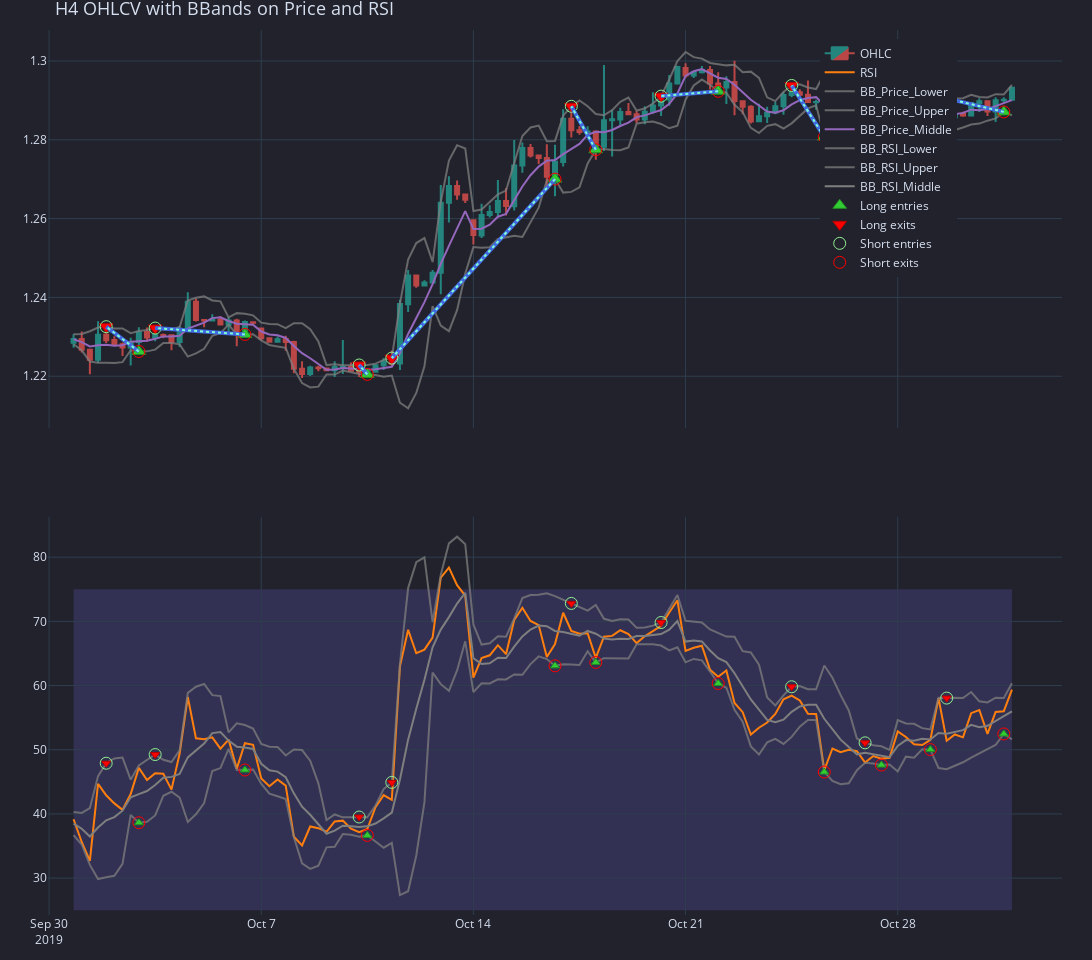

The code cell stored with this chart in its notebook:
### Code cell
slice_lower = '2019.10.01'
slice_higher = '2019.10.30'
fig = stacked_2bb_rsi_plot(slice_lower, slice_higher, h4_df, h4_rsi, 
                           h4_bbands, h4_bbands_rsi, 
                           clean_h4_long_entries, clean_h4_long_exits, 
                           clean_h4_short_entries, clean_h4_short_exits,
                           show_legend = True)

fig.show()

### Figure 1 — Plotly figure (JSON) as saved in the notebook; plotly's stock layout.template omitted (floating-point values rounded to 4 significant figures; data arrays with more than 128 entries replaced by an {"elided": "..."} marker saying what was removed)
{"data": [{"close": {"elided": "180 float values"}, "decreasing": {"fillcolor": "#ee534f", "line": {"color": "#ee534f"}}, "high": {"elided": "180 float values"}, "increasing": {"fillcolor": "#26a69a", "line": {"color": "#26a69a"}}, "low": {"elided": "180 float values"}, "name": "OHLC", "opacity": 0.75, "open": {"elided": "180 float values"}, "type": "candlestick", "uid": "7d80ab80-036c-4f70-b9ea-4a10eff60696", "x": {"elided": "180 str values"}, "xaxis": "x", "yaxis": "y"}, {"connectgaps": true, "name": "RSI", "showlegend": true, "type": "scatter", "uid": "af3a8472-3de7-4967-8da6-16f388f5c34e", "x": {"elided": "180 str values"}, "xaxis": "x2", "y": {"elided": "180 float values"}, "yaxis": "y2"}, {"connectgaps": true, "line": {"color": "rgba(127,127,127,0.7500)"}, "mode": "lines", "name": "BB_Price_Lower", "showlegend": true, "type": "scatter", "uid": "a86de8d8-b636-4c69-8e42-c52bfa222301", "x": {"elided": "180 str values"}, "xaxis": "x", "y": {"elided": "180 float values"}, "yaxis": "y"}, {"connectgaps": true, "fillcolor": "rgba(128, 128, 128, 0.2)", "line": {"color": "rgba(127,127,127,0.7500)"}, "mode": "lines", "name": "BB_Price_Upper", "showlegend": true, "type": "scatter", "uid": "49d824ea-0fc8-43a6-b6b8-7fec2c89c6ad", "x": {"elided": "180 str values"}, "xaxis": "x", "y": {"elided": "180 float values"}, "yaxis": "y"}, {"connectgaps": true, "mode": "lines", "name": "BB_Price_Middle", "showlegend": true, "type": "scatter", "uid": "3019fe8c-1406-492b-b176-f5116f71b34f", "x": {"elided": "180 str values"}, "xaxis": "x", "y": {"elided": "180 float values"}, "yaxis": "y"}, {"connectgaps": true, "line": {"color": "rgba(127,127,127,0.7500)"}, "mode": "lines", "name": "BB_RSI_Lower", "showlegend": true, "type": "scatter", "uid": "00256939-2973-4775-81e5-56e3f742c3ad", "x": {"elided": "180 str values"}, "xaxis": "x2", "y": {"elided": "180 float values"}, "yaxis": "y2"}, {"connectgaps": true, "fillcolor": "rgba(128, 128, 128, 0.2)", "line": {"color": "rgba(127,127,127,0.7500)"}, "mode": "lines", "name": "BB_RSI_Upper", "showlegend": true, "type": "scatter", "uid": "1d2b47fa-818a-4557-8ce6-e13ff9b2ff7e", "x": {"elided": "180 str values"}, "xaxis": "x2", "y": {"elided": "180 float values"}, "yaxis": "y2"}, {"connectgaps": true, "mode": "lines", "name": "BB_RSI_Middle", "showlegend": true, "type": "scatter", "uid": "f87206c3-099c-472f-95a5-d754385d845f", "x": {"elided": "180 str values"}, "xaxis": "x2", "y": {"elided": "180 float values"}, "yaxis": "y2"}, {"marker": {"color": "limegreen", "line": {"color": "rgb(34,143,34)", "width": 1}, "size": 12, "symbol": "triangle-up"}, "mode": "markers", "name": "Long entries", "showlegend": true, "type": "scatter", "uid": "6dbf122e-bee1-4f6c-942e-4e0b5dead4eb", "x": ["2019-10-02T08:00:00+00:00", "2019-10-04T12:00:00+00:00", "2019-10-09T16:00:00+00:00", "2019-10-16T04:00:00+00:00", "2019-10-17T00:00:00+00:00", "2019-10-22T04:00:00+00:00", "2019-10-24T08:00:00+00:00", "2019-10-25T12:00:00+00:00", "2019-10-29T04:00:00+00:00", "2019-10-30T16:00:00+00:00"], "y": [1.226, 1.231, 1.22, 1.27, 1.277, 1.292, 1.281, 1.282, 1.284, 1.287]}, {"marker": {"color": "red", "line": {"color": "rgb(178,0,0)", "width": 1}, "size": 12, "symbol": "triangle-down"}, "mode": "markers", "name": "Long exits", "showlegend": true, "type": "scatter", "uid": "6ee9cece-0a30-420d-aabc-0ade07e9aa3c", "x": ["2019-10-01T16:00:00+00:00", "2019-10-02T16:00:00+00:00", "2019-10-09T12:00:00+00:00", "2019-10-10T04:00:00+00:00", "2019-10-16T12:00:00+00:00", "2019-10-18T08:00:00+00:00", "2019-10-23T16:00:00+00:00", "2019-10-25T04:00:00+00:00", "2019-10-28T08:00:00+00:00", "2019-10-29T12:00:00+00:00"], "y": [1.233, 1.232, 1.223, 1.225, 1.288, 1.291, 1.294, 1.285, 1.287, 1.291]}, {"marker": {"color": "limegreen", "line": {"color": "rgb(34,143,34)", "width": 1}, "size": 8, "symbol": "triangle-up"}, "mode": "markers", "name": "Entries", "showlegend": false, "type": "scatter", "uid": "fd3ac0da-1b72-4433-9300-9ed48ce5ecb9", "x": ["2019-10-02T08:00:00+00:00", "2019-10-04T12:00:00+00:00", "2019-10-09T16:00:00+00:00", "2019-10-16T04:00:00+00:00", "2019-10-17T00:00:00+00:00", "2019-10-22T04:00:00+00:00", "2019-10-24T08:00:00+00:00", "2019-10-25T12:00:00+00:00", "2019-10-29T04:00:00+00:00", "2019-10-30T16:00:00+00:00"], "xaxis": "x2", "y": [38.63, 46.85, 36.65, 63.07, 63.61, 60.32, 46.53, 47.62, 50.02, 52.46], "yaxis": "y2"}, {"marker": {"color": "red", "line": {"color": "rgb(178,0,0)", "width": 1}, "size": 8, "symbol": "triangle-down"}, "mode": "markers", "name": "Exits", "showlegend": false, "type": "scatter", "uid": "69bd7d66-1933-4608-b1d4-29f47dceda2f", "x": ["2019-10-01T16:00:00+00:00", "2019-10-02T16:00:00+00:00", "2019-10-09T12:00:00+00:00", "2019-10-10T04:00:00+00:00", "2019-10-16T12:00:00+00:00", "2019-10-18T08:00:00+00:00", "2019-10-23T16:00:00+00:00", "2019-10-25T04:00:00+00:00", "2019-10-28T08:00:00+00:00", "2019-10-29T12:00:00+00:00"], "xaxis": "x2", "y": [47.9, 49.25, 39.51, 44.91, 72.8, 69.82, 59.81, 51.08, 53.26, 58.05], "yaxis": "y2"}, {"marker": {"color": "lightgreen", "line": {"color": "rgb(44,222,44)", "width": 1}, "size": 12, "symbol": "circle-open"}, "mode": "markers", "name": "Short entries", "showlegend": true, "type": "scatter", "uid": "cd2ef7b5-5af5-439a-8c15-ea6eed4138c5", "x": ["2019-10-01T16:00:00+00:00", "2019-10-02T16:00:00+00:00", "2019-10-09T12:00:00+00:00", "2019-10-10T04:00:00+00:00", "2019-10-16T12:00:00+00:00", "2019-10-18T08:00:00+00:00", "2019-10-23T16:00:00+00:00", "2019-10-25T04:00:00+00:00", "2019-10-28T08:00:00+00:00", "2019-10-29T12:00:00+00:00"], "y": [1.233, 1.232, 1.223, 1.225, 1.288, 1.291, 1.294, 1.285, 1.287, 1.291]}, {"marker": {"color": "red", "line": {"color": "rgb(178,0,0)", "width": 1}, "size": 12, "symbol": "circle-open"}, "mode": "markers", "name": "Short exits", "showlegend": true, "type": "scatter", "uid": "1f64fee1-b22a-4528-93de-d6539e7edfa0", "x": ["2019-10-02T08:00:00+00:00", "2019-10-04T12:00:00+00:00", "2019-10-09T16:00:00+00:00", "2019-10-16T04:00:00+00:00", "2019-10-17T00:00:00+00:00", "2019-10-22T04:00:00+00:00", "2019-10-24T08:00:00+00:00", "2019-10-25T12:00:00+00:00", "2019-10-29T04:00:00+00:00", "2019-10-30T16:00:00+00:00"], "y": [1.226, 1.231, 1.22, 1.27, 1.277, 1.292, 1.281, 1.282, 1.284, 1.287]}, {"marker": {"color": "lightgreen", "line": {"color": "rgb(44,222,44)", "width": 1}, "size": 12, "symbol": "circle-open"}, "mode": "markers", "name": "Entries", "showlegend": false, "type": "scatter", "uid": "f05d514e-0623-4085-bc14-18621159a317", "x": ["2019-10-01T16:00:00+00:00", "2019-10-02T16:00:00+00:00", "2019-10-09T12:00:00+00:00", "2019-10-10T04:00:00+00:00", "2019-10-16T12:00:00+00:00", "2019-10-18T08:00:00+00:00", "2019-10-23T16:00:00+00:00", "2019-10-25T04:00:00+00:00", "2019-10-28T08:00:00+00:00", "2019-10-29T12:00:00+00:00"], "xaxis": "x2", "y": [47.9, 49.25, 39.51, 44.91, 72.8, 69.82, 59.81, 51.08, 53.26, 58.05], "yaxis": "y2"}, {"marker": {"color": "red", "line": {"color": "rgb(178,0,0)", "width": 1}, "size": 12, "symbol": "circle-open"}, "mode": "markers", "name": "Exits", "showlegend": false, "type": "scatter", "uid": "757ffdea-9d04-47f7-b462-39afce68a47a", "x": ["2019-10-02T08:00:00+00:00", "2019-10-04T12:00:00+00:00", "2019-10-09T16:00:00+00:00", "2019-10-16T04:00:00+00:00", "2019-10-17T00:00:00+00:00", "2019-10-22T04:00:00+00:00", "2019-10-24T08:00:00+00:00", "2019-10-25T12:00:00+00:00", "2019-10-29T04:00:00+00:00", "2019-10-30T16:00:00+00:00"], "xaxis": "x2", "y": [38.63, 46.85, 36.65, 63.07, 63.61, 60.32, 46.53, 47.62, 50.02, 52.46], "yaxis": "y2"}], "layout": {"height": 960, "legend": {"orientation": "h", "traceorder": "normal", "x": 0.1, "xanchor": "right", "y": 0.99, "yanchor": "top"}, "margin": {"b": 30, "l": 30, "r": 30, "t": 30}, "shapes": [{"fillcolor": "mediumslateblue", "layer": "below", "line": {"width": 0}, "opacity": 0.2, "type": "rect", "x0": "2019-10-01T00:00:00+00:00", "x1": "2019-10-30T20:00:00+00:00", "xref": "x2", "y0": 25, "y1": 75, "yref": "y2"}, {"line": {"color": "royalblue", "width": 4}, "type": "line", "x0": "2019-10-01T16:00:00+00:00", "x1": "2019-10-02T08:00:00+00:00", "y0": 1.233, "y1": 1.226}, {"line": {"color": "royalblue", "width": 4}, "type": "line", "x0": "2019-10-02T16:00:00+00:00", "x1": "2019-10-04T12:00:00+00:00", "y0": 1.232, "y1": 1.231}, {"line": {"color": "royalblue", "width": 4}, "type": "line", "x0": "2019-10-09T12:00:00+00:00", "x1": "2019-10-09T16:00:00+00:00", "y0": 1.223, "y1": 1.22}, {"line": {"color": "royalblue", "width": 4}, "type": "line", "x0": "2019-10-10T04:00:00+00:00", "x1": "2019-10-16T04:00:00+00:00", "y0": 1.225, "y1": 1.27}, {"line": {"color": "royalblue", "width": 4}, "type": "line", "x0": "2019-10-16T12:00:00+00:00", "x1": "2019-10-17T00:00:00+00:00", "y0": 1.288, "y1": 1.277}, {"line": {"color": "royalblue", "width": 4}, "type": "line", "x0": "2019-10-18T08:00:00+00:00", "x1": "2019-10-22T04:00:00+00:00", "y0": 1.291, "y1": 1.292}, {"line": {"color": "royalblue", "width": 4}, "type": "line", "x0": "2019-10-23T16:00:00+00:00", "x1": "2019-10-24T08:00:00+00:00", "y0": 1.294, "y1": 1.281}, {"line": {"color": "royalblue", "width": 4}, "type": "line", "x0": "2019-10-25T04:00:00+00:00", "x1": "2019-10-25T12:00:00+00:00", "y0": 1.285, "y1": 1.282}, {"line": {"color": "royalblue", "width": 4}, "type": "line", "x0": "2019-10-28T08:00:00+00:00", "x1": "2019-10-29T04:00:00+00:00", "y0": 1.287, "y1": 1.284}, {"line": {"color": "royalblue", "width": 4}, "type": "line", "x0": "2019-10-29T12:00:00+00:00", "x1": "2019-10-30T16:00:00+00:00", "y0": 1.291, "y1": 1.287}, {"line": {"color": "aquamarine", "dash": "dot", "width": 2}, "type": "line", "x0": "2019-10-02T08:00:00+00:00", "x1": "2019-10-01T16:00:00+00:00", "y0": 1.226, "y1": 1.233}, {"line": {"color": "aquamarine", "dash": "dot", "width": 2}, "type": "line", "x0": "2019-10-04T12:00:00+00:00", "x1": "2019-10-02T16:00:00+00:00", "y0": 1.231, "y1": 1.232}, {"line": {"color": "aquamarine", "dash": "dot", "width": 2}, "type": "line", "x0": "2019-10-09T16:00:00+00:00", "x1": "2019-10-09T12:00:00+00:00", "y0": 1.22, "y1": 1.223}, {"line": {"color": "aquamarine", "dash": "dot", "width": 2}, "type": "line", "x0": "2019-10-16T04:00:00+00:00", "x1": "2019-10-10T04:00:00+00:00", "y0": 1.27, "y1": 1.225}, {"line": {"color": "aquamarine", "dash": "dot", "width": 2}, "type": "line", "x0": "2019-10-17T00:00:00+00:00", "x1": "2019-10-16T12:00:00+00:00", "y0": 1.277, "y1": 1.288}, {"line": {"color": "aquamarine", "dash": "dot", "width": 2}, "type": "line", "x0": "2019-10-22T04:00:00+00:00", "x1": "2019-10-18T08:00:00+00:00", "y0": 1.292, "y1": 1.291}, {"line": {"color": "aquamarine", "dash": "dot", "width": 2}, "type": "line", "x0": "2019-10-24T08:00:00+00:00", "x1": "2019-10-23T16:00:00+00:00", "y0": 1.281, "y1": 1.294}, {"line": {"color": "aquamarine", "dash": "dot", "width": 2}, "type": "line", "x0": "2019-10-25T12:00:00+00:00", "x1": "2019-10-25T04:00:00+00:00", "y0": 1.282, "y1": 1.285}, {"line": {"color": "aquamarine", "dash": "dot", "width": 2}, "type": "line", "x0": "2019-10-29T04:00:00+00:00", "x1": "2019-10-28T08:00:00+00:00", "y0": 1.284, "y1": 1.287}, {"line": {"color": "aquamarine", "dash": "dot", "width": 2}, "type": "line", "x0": "2019-10-30T16:00:00+00:00", "x1": "2019-10-29T12:00:00+00:00", "y0": 1.287, "y1": 1.291}], "showlegend": true, "title": {"font": {"size": 18}, "text": "H4 OHLCV with BBands on Price and RSI"}, "width": 1280, "xaxis": {"anchor": "y", "domain": [0, 1], "matches": "x2", "rangebreaks": [{"values": ["2019-10-04T20:00:00+00:00", "2019-10-05T00:00:00+00:00", "2019-10-05T04:00:00+00:00", "2019-10-05T08:00:00+00:00", "2019-10-05T12:00:00+00:00", "2019-10-05T16:00:00+00:00", "2019-10-05T20:00:00+00:00", "2019-10-06T00:00:00+00:00", "2019-10-06T04:00:00+00:00", "2019-10-06T08:00:00+00:00", "2019-10-06T12:00:00+00:00", "2019-10-11T20:00:00+00:00", "2019-10-12T00:00:00+00:00", "2019-10-12T04:00:00+00:00", "2019-10-12T08:00:00+00:00", "2019-10-12T12:00:00+00:00", "2019-10-12T16:00:00+00:00", "2019-10-12T20:00:00+00:00", "2019-10-13T00:00:00+00:00", "2019-10-13T04:00:00+00:00", "2019-10-13T08:00:00+00:00", "2019-10-13T12:00:00+00:00", "2019-10-18T20:00:00+00:00", "2019-10-19T00:00:00+00:00", "2019-10-19T04:00:00+00:00", "2019-10-19T08:00:00+00:00", "2019-10-19T12:00:00+00:00", "2019-10-19T16:00:00+00:00", "2019-10-19T20:00:00+00:00", "2019-10-20T00:00:00+00:00", "2019-10-20T04:00:00+00:00", "2019-10-20T08:00:00+00:00", "2019-10-20T12:00:00+00:00", "2019-10-25T20:00:00+00:00", "2019-10-26T00:00:00+00:00", "2019-10-26T04:00:00+00:00", "2019-10-26T08:00:00+00:00", "2019-10-26T12:00:00+00:00", "2019-10-26T16:00:00+00:00", "2019-10-26T20:00:00+00:00", "2019-10-27T00:00:00+00:00", "2019-10-27T04:00:00+00:00", "2019-10-27T08:00:00+00:00", "2019-10-27T12:00:00+00:00"]}], "rangeslider": {"visible": false}, "showticklabels": false}, "xaxis2": {"anchor": "y2", "domain": [0, 1], "rangebreaks": [{"values": ["2019-10-04T20:00:00+00:00", "2019-10-05T00:00:00+00:00", "2019-10-05T04:00:00+00:00", "2019-10-05T08:00:00+00:00", "2019-10-05T12:00:00+00:00", "2019-10-05T16:00:00+00:00", "2019-10-05T20:00:00+00:00", "2019-10-06T00:00:00+00:00", "2019-10-06T04:00:00+00:00", "2019-10-06T08:00:00+00:00", "2019-10-06T12:00:00+00:00", "2019-10-11T20:00:00+00:00", "2019-10-12T00:00:00+00:00", "2019-10-12T04:00:00+00:00", "2019-10-12T08:00:00+00:00", "2019-10-12T12:00:00+00:00", "2019-10-12T16:00:00+00:00", "2019-10-12T20:00:00+00:00", "2019-10-13T00:00:00+00:00", "2019-10-13T04:00:00+00:00", "2019-10-13T08:00:00+00:00", "2019-10-13T12:00:00+00:00", "2019-10-18T20:00:00+00:00", "2019-10-19T00:00:00+00:00", "2019-10-19T04:00:00+00:00", "2019-10-19T08:00:00+00:00", "2019-10-19T12:00:00+00:00", "2019-10-19T16:00:00+00:00", "2019-10-19T20:00:00+00:00", "2019-10-20T00:00:00+00:00", "2019-10-20T04:00:00+00:00", "2019-10-20T08:00:00+00:00", "2019-10-20T12:00:00+00:00", "2019-10-25T20:00:00+00:00", "2019-10-26T00:00:00+00:00", "2019-10-26T04:00:00+00:00", "2019-10-26T08:00:00+00:00", "2019-10-26T12:00:00+00:00", "2019-10-26T16:00:00+00:00", "2019-10-26T20:00:00+00:00", "2019-10-27T00:00:00+00:00", "2019-10-27T04:00:00+00:00", "2019-10-27T08:00:00+00:00", "2019-10-27T12:00:00+00:00"]}]}, "yaxis": {"anchor": "x", "domain": [0.55, 1]}, "yaxis2": {"anchor": "x2", "domain": [0, 0.45]}}}
